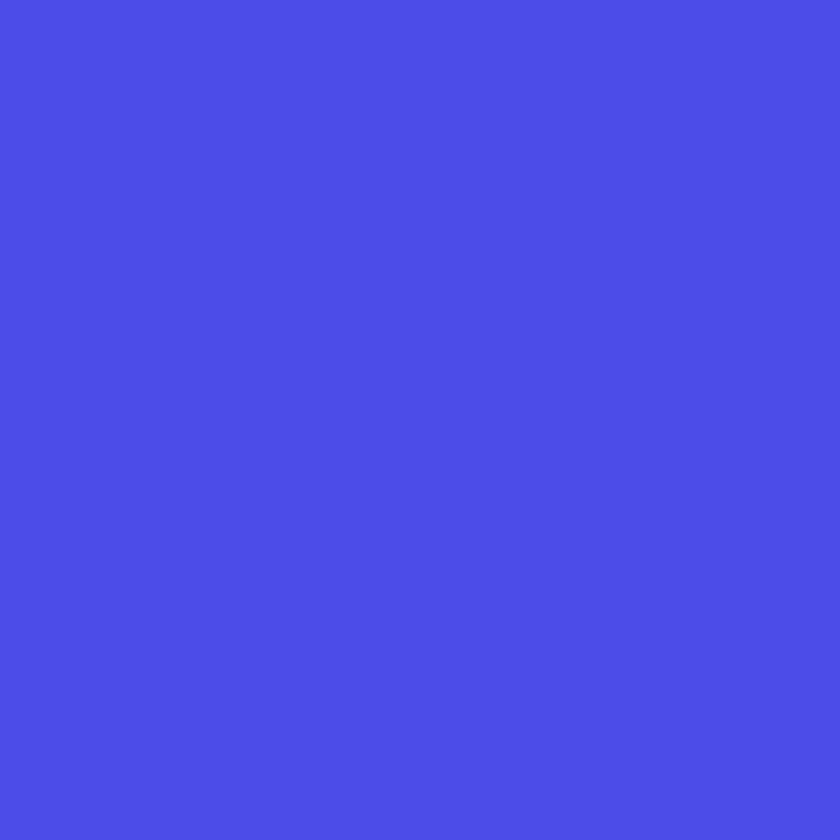
#> input picture NormalBlender/BasePlane.png, 840 x 840 px, shrunk from 4096 x 4096 before the run; the run also reads 1 picture not shown here
$ jupyter execute EffectsNormals.ipynb
#> lines starting #> are read from the running program, lines starting #| are printed output that depends on the picture
[cell 1]
import numpy as np
import matplotlib.pyplot as plt
from skimage import io as io
import skimage as ski

[cell 2]
BasePlane = ski.io.imread("BasePlane.png")
#> BasePlane is the input picture: shape (840, 840, 4); mean R, G, B, A 76, 76, 232, 255
EditedPlane = ski.io.imread("EditedPlane.png")
EditedMesh = ski.io.imread("EffectsMesh.png")
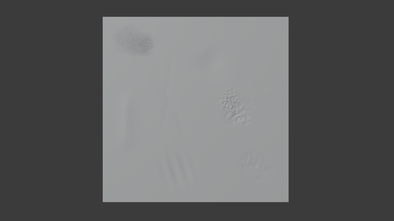
#> input picture NormalBlender/EffectsMesh.png, 394 x 221 px, shrunk from 1920 x 1080 before the run
#> EditedMesh is the input picture: shape (221, 394, 4); mean R, G, B, A 96.7, 97.2, 97.4, 255

[cell 3]
alpha = np.tile([0,0,0,1], ((BasePlane.shape[0], BasePlane.shape[1], 1)))

[cell 4]
Difference = ((EditedPlane - BasePlane) / 255) + alpha
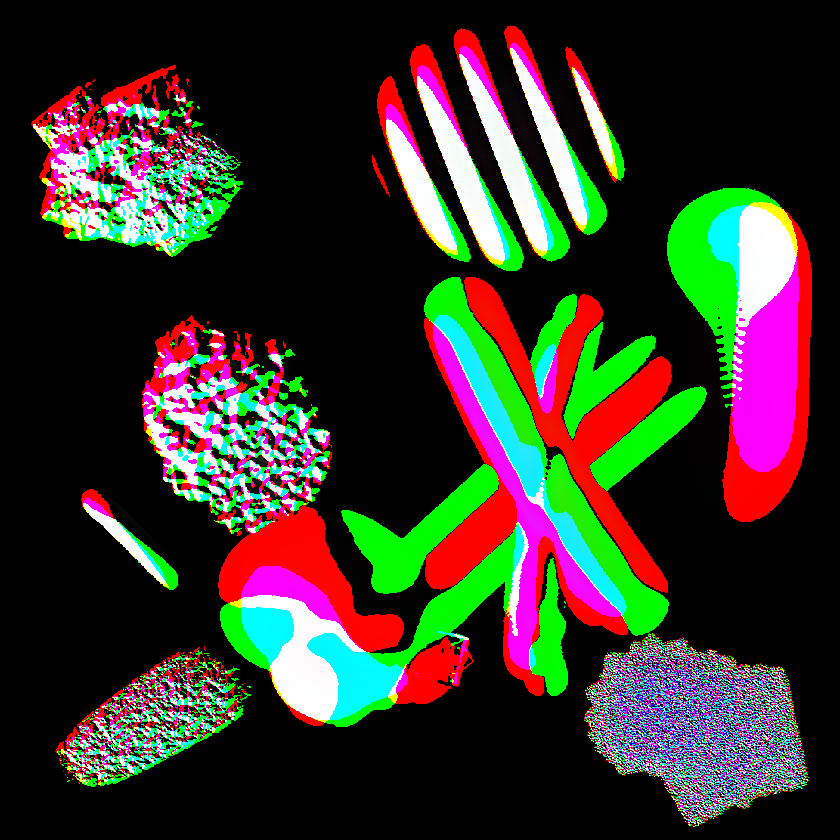
#> Difference: shape (840, 840, 4) float64; mean R, G, B, A 0.211, 0.197, 0.161, 1

[cell 5]
fig, ax = plt.subplots(figsize=(17.5,5))

frame1 = plt.gca()
frame1.axes.xaxis.set_ticklabels([])
frame1.axes.yaxis.set_ticklabels([])

plt.subplot(1,3,1)
plt.title("No edits")
plt.imshow(BasePlane)

plt.subplot(1,3,2)
plt.title("With edits")
plt.imshow(EditedPlane)

plt.subplot(1,3,3)
plt.title("Difference")
plt.imshow(Difference)


plt.show()
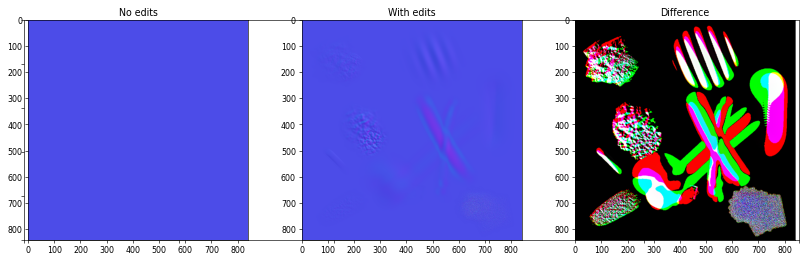
#> figure drawn by matplotlib, 3 panels
